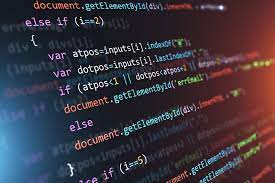
#> input picture Task-1/images.jpg, 275 x 183 px, found by its file name
$ python convertTOgrayscale.py
#> lines starting #> are read from the running program, lines starting #| are printed output that depends on the picture
import cv2

#Use openCV to read an image file path, convert it to grayscale and show it.


#Grayscaling is the process of converting an image from other color spaces
# e.g RGB, CMYK, HSV etc to shades of gray.

# Method 1 Using the cv2.cvtColor() function
image = cv2.imread('D:\My_study\Opencv\images.jpg')
#> image is the input picture: shape (183, 275, 3); mean B, G, R 62.3, 52.3, 60.2
cv2.imshow('Original', image)
cv2.waitKey(0)

# using cvtColor() function to grayscale the image

gray_image = cv2.cvtColor(image, cv2.COLOR_BGR2GRAY)
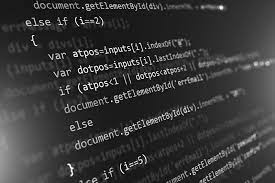
#> gray_image: shape (183, 275); min 0, max 255, mean 55.8
cv2.imshow('Grayscale', gray_image)

cv2.waitKey(0)

cv2.destroyAllWindows()
